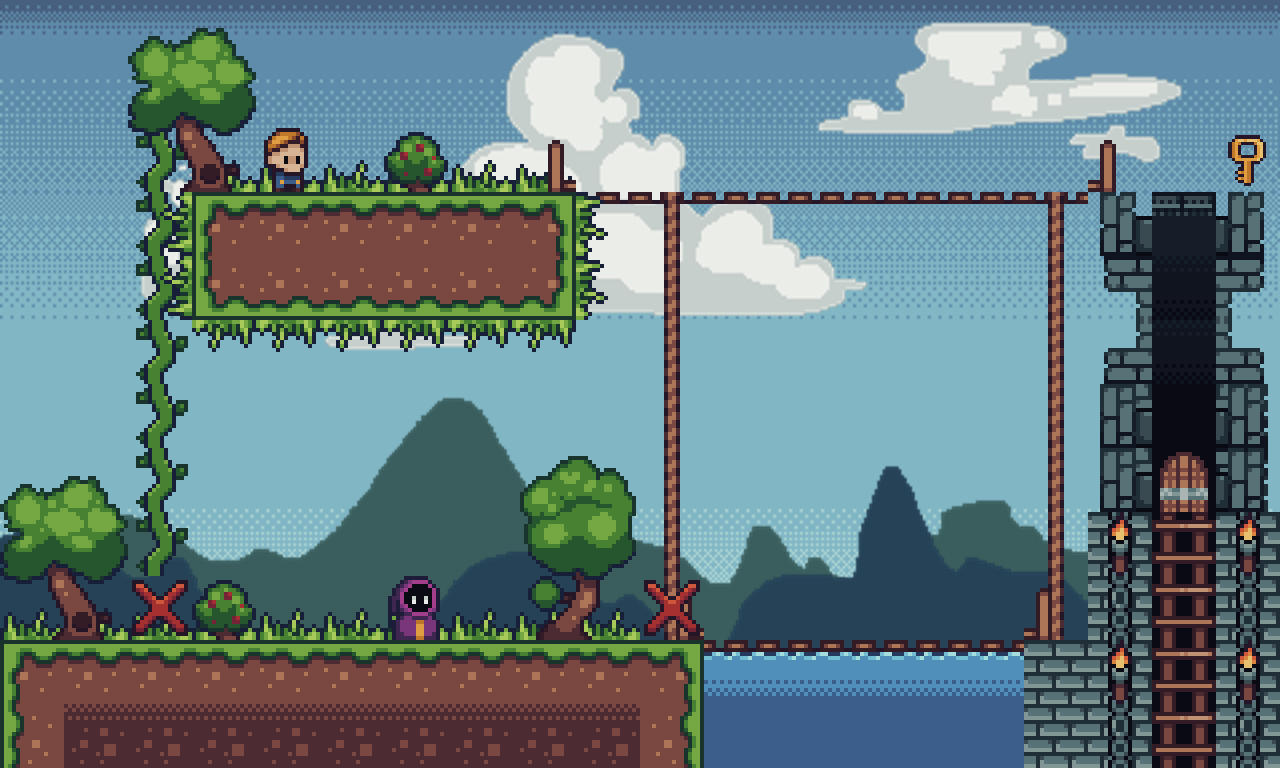

The image is a tile-based game level rendered from a .tmx file. Its description and source (layers, tilesets, objects; grid data summarised) follow:
An orthogonal 20x12 tile map with 64x64 px tiles, 11 tile layers (dentro, terreno, ponte, escada, ...), 4 tilesets, 4 image layers.

<map version="1.10" tiledversion="1.10.2" orientation="orthogonal" renderorder="right-down" width="20" height="12" tilewidth="64" tileheight="64" infinite="0" nextlayerid="22" nextobjectid="1">
 <editorsettings>
  <export target="../csv/fase0.csv" format="csv" />
 </editorsettings>
 <tileset firstgid="1" source="../../tilesets/forest.tsx" />
 <tileset firstgid="1025" source="../../tilesets/porta.tsx" />
 <tileset firstgid="1026" source="../../tilesets/forest64.tsx" />
 <tileset firstgid="2050" source="../../tilesets/chave.tsx" />
 <imagelayer id="11" name="ceu">
  <image source="../../../Assets/backgrounds/Mountains/1 layer Mountains.png" width="1280" height="768" />
 </imagelayer>
 <imagelayer id="12" name="montanha">
  <image source="../../../Assets/backgrounds/Mountains/2 layer Mountains.png" width="1280" height="768" />
 </imagelayer>
 <imagelayer id="13" name="nuvem">
  <image source="../../../Assets/backgrounds/Mountains/4 layer Mountains.png" width="1280" height="768" />
 </imagelayer>
 <imagelayer id="14" name="montanha2">
  <image source="../../../Assets/backgrounds/Mountains/3 layer Mountains.png" width="1280" height="768" />
 </imagelayer>
 <layer id="10" name="dentro" width="20" height="12">
  <data>[240 cells, 5 non-empty, 1 distinct tile ids]</data>
 </layer>
 <layer id="1" name="terreno" width="20" height="12">
  <data>[240 cells, 68 non-empty, 19 distinct tile ids]</data>
 </layer>
 <layer id="5" name="ponte" width="20" height="12">
  <data>[240 cells, 13 non-empty, 2 distinct tile ids]</data>
 </layer>
 <layer id="17" name="escada" width="20" height="12">
  <data>[240 cells, 8 non-empty, 1 distinct tile ids]</data>
 </layer>
 <layer id="3" name="decoracao" width="20" height="12">
  <data>[240 cells, 61 non-empty, 10 distinct tile ids]</data>
 </layer>
 <layer id="4" name="arvores" width="20" height="12">
  <data>[240 cells, 28 non-empty, 22 distinct tile ids]</data>
 </layer>
 <layer id="2" name="porta" width="20" height="12">
  <data>[240 cells, 1 non-empty, 1 distinct tile ids]</data>
 </layer>
 <layer id="9" name="chave" width="20" height="12">
  <data>[240 cells, 1 non-empty, 1 distinct tile ids]</data>
 </layer>
 <layer id="6" name="player" width="20" height="12">
  <data>[240 cells, 1 non-empty, 1 distinct tile ids]</data>
 </layer>
 <layer id="15" name="colisao_inimigo" width="20" height="12">
  <data>[240 cells, 2 non-empty, 1 distinct tile ids]</data>
 </layer>
 <layer id="7" name="inimigo" width="20" height="12">
  <data>[240 cells, 1 non-empty, 1 distinct tile ids]</data>
 </layer>
</map>
